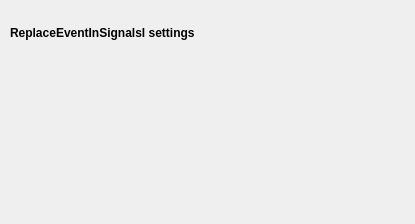
<?xml version="1.0" encoding="UTF-8"?>
<ui version="4.0">
 <class>ReplaceEventInSignalsSettingsView</class>
 <widget class="QWidget" name="ReplaceEventInSignalsSettingsView">
  <property name="geometry">
   <rect>
    <x>0</x>
    <y>0</y>
    <width>415</width>
    <height>224</height>
   </rect>
  </property>
  <property name="windowTitle">
   <string>Form</string>
  </property>
  <widget class="QWidget" name="layoutWidget">
   <property name="geometry">
    <rect>
     <x>10</x>
     <y>10</y>
     <width>248</width>
     <height>46</height>
    </rect>
   </property>
   <layout class="QGridLayout" name="gridLayout_2">
    <item row="0" column="0" colspan="2">
     <widget class="QLabel" name="label_8">
      <property name="font">
       <font>
        <weight>75</weight>
        <bold>true</bold>
       </font>
      </property>
      <property name="text">
       <string>ReplaceEventInSignalsl settings</string>
      </property>
     </widget>
    </item>
   </layout>
  </widget>
 </widget>
 <resources/>
 <connections/>
 <slots>
  <slot>on_choose()</slot>
  <slot>on_input_format_changed()</slot>
 </slots>
</ui>
